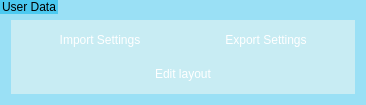
                   <widget class="QGroupBox" name="groupBox_21">
                    <property name="minimumSize">
                     <size>
                      <width>0</width>
                      <height>0</height>
                     </size>
                    </property>
                    <property name="maximumSize">
                     <size>
                      <width>16777215</width>
                      <height>125</height>
                     </size>
                    </property>
                    <property name="styleSheet">
                     <string notr="true">QGroupBox {
    border: none;
	background-color: rgb(154, 224, 245);
}
QGroupBox::title {
	border:none;
	background-color: rgb(76, 201, 240);
}
</string>
                    </property>
                    <property name="title">
                     <string>User Data</string>
                    </property>
                    <layout class="QVBoxLayout" name="verticalLayout_4">
                     <property name="topMargin">
                      <number>20</number>
                     </property>
                     <item>
                      <widget class="QGroupBox" name="groupBox_22">
                       <property name="minimumSize">
                        <size>
                         <width>0</width>
                         <height>0</height>
                        </size>
                       </property>
                       <property name="styleSheet">
                        <string notr="true">QGroupBox {
    border: none;
	background-color: rgb(200, 236, 243);
}


QPushButton {
    background-color: qlineargradient(x1: 0, y1: 0, x2: 0, y2: 1,
                                      stop: 0 #6fd5f5, stop: 1 #3690f0);
    color: #ffffff;
    border: none;
    padding: 5px 5px;
    border-radius: 3px;

}

QPushButton:hover {
    background-color: qlineargradient(x1: 0, y1: 0, x2: 0, y2: 1,
                                      stop: 0 #4cccf5, stop: 1 #257ad4);
}

QPushButton:pressed {
    background-color: qlineargradient(x1: 0, y1: 0, x2: 0, y2: 1,
                                      stop: 0 #257ad4, stop: 1 #1352a2);
}
</string>
                       </property>
                       <property name="title">
                        <string/>
                       </property>
                       <layout class="QGridLayout" name="gridLayout_41">
                        <property name="topMargin">
                         <number>6</number>
                        </property>
                        <property name="bottomMargin">
                         <number>6</number>
                        </property>
                        <item row="1" column="1">
                         <widget class="QPushButton" name="ExportSettingsPushButton">
                          <property name="enabled">
                           <bool>true</bool>
                          </property>
                          <property name="minimumSize">
                           <size>
                            <width>160</width>
                            <height>28</height>
                           </size>
                          </property>
                          <property name="text">
                           <string>Export Settings</string>
                          </property>
                         </widget>
                        </item>
                        <item row="1" column="0">
                         <widget class="QPushButton" name="ImportSettingsPushbutton">
                          <property name="enabled">
                           <bool>true</bool>
                          </property>
                          <property name="minimumSize">
                           <size>
                            <width>160</width>
                            <height>28</height>
                           </size>
                          </property>
                          <property name="text">
                           <string>Import Settings</string>
                          </property>
                         </widget>
                        </item>
                        <item row="2" column="0" colspan="2">
                         <widget class="QPushButton" name="EditLayoutPushButton">
                          <property name="minimumSize">
                           <size>
                            <width>0</width>
                            <height>28</height>
                           </size>
                          </property>
                          <property name="styleSheet">
                           <string notr="true"/>
                          </property>
                          <property name="text">
                           <string>Edit layout</string>
                          </property>
                         </widget>
                        </item>
                       </layout>
                      </widget>
                     </item>
                    </layout>
                   </widget>
